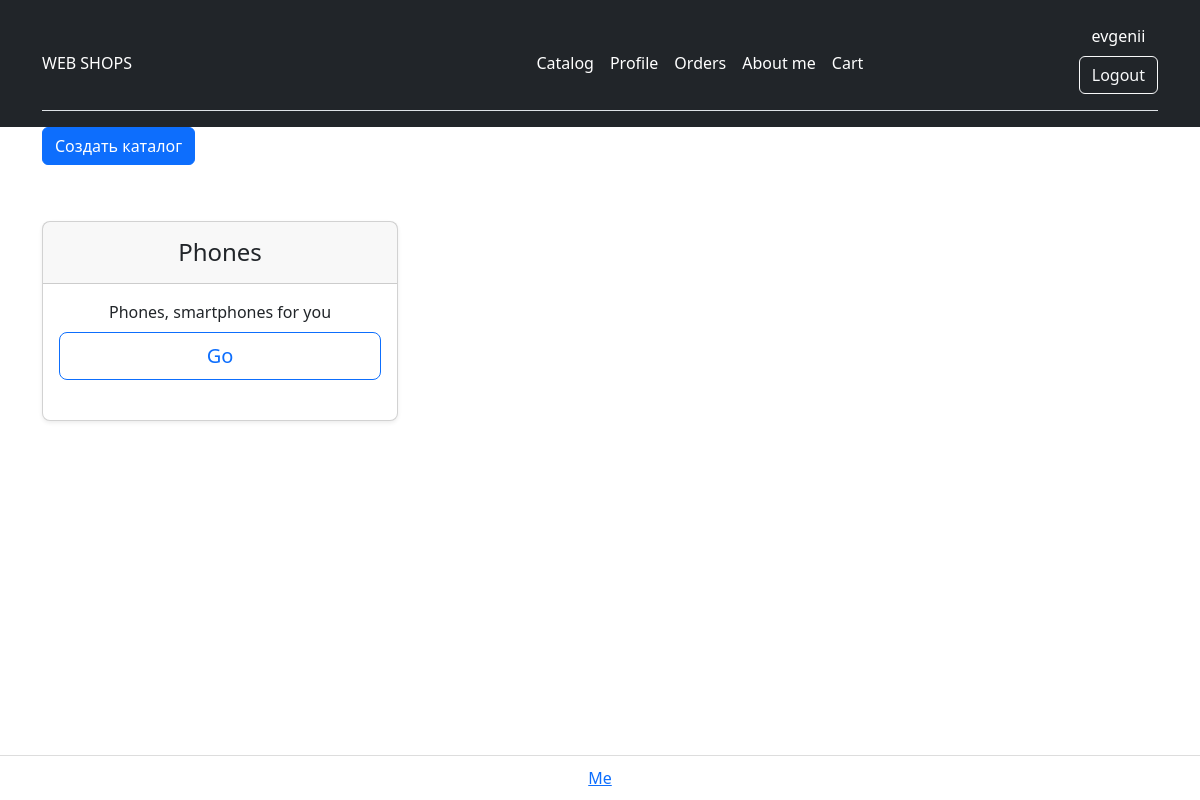
The page / (signed in) on the database its author committed.
### users/models.py (models this page shows, shortened)
class User(AbstractUser):
    phone = models.CharField(max_length=15, blank=True, null=True)  # Добавляем поле для телефона
    address = models.CharField(max_length=255, blank=True, null=True)  # Добавляем поле для адреса

### shop/models.py (models this page shows, shortened)
class Category(models.Model):
    name = models.CharField(verbose_name=_("Name"), max_length=50,unique=True)
    content = models.TextField(verbose_name=_("Content"), max_length=100)
    time_created = models.DateTimeField(verbose_name=_("Time created"), auto_now_add=True)
    time_update = models.DateTimeField(verbose_name=_("Time created"), auto_now=True)
    is_published = models.BooleanField(default=True)

### shop/views.py (the view)
# urls.py: path('', views.IndexView.as_view(), name='index'),
class IndexView(TemplateView):
    template_name = 'shop/index.html'
    extra_context = {
        'head': _('Categories'),
        'button_text': _('Go'),
    }
    def get_context_data(self, **kwargs):
        context = super().get_context_data(**kwargs)
        context['shops'] = models.Category.objects.all()
        return context

### templates/shop/index.html (shortened to what this page needs)
{% extends 'base.html' %}
{% load  django_bootstrap5  %}
{% load i18n %}
{% block content %}
{% if user.is_staff %}
<a class="btn btn-primary mb-3" href="{% url 'category_create' %}">{% trans "Создать каталог" %}</a>
{% endif %}
    <div class="row row-cols-1 row-cols-md-3 mb-3 text-center">
        {% for category in shops %}
        <div class="col mt-3 mb-3">
            <div class="card mb-4 rounded-3 shadow-sm h-100">
                <div class="card-header py-3">
                    <h4 class="my-0 fw-normal">{{ category.name }}</h4>
                </div>
                <div class="card-body">
                    <p class="card-title">{{ category.content }}</p>
                    <a href="{% url 'tovars_list' category.id %}" class="w-100 btn btn-lg btn-outline-primary">
                        Go
                    </a>
                </div>
            </div>
        </div>
        {% endfor %}
    </div>
{% endblock %}

### templates/base.html (shortened to what this page needs)
{% load i18n %}
{% load django_bootstrap5 %}
{% load static %}
<html lang="en">
<head>
    {% bootstrap_css %}
</head>
<body class="d-flex flex-column min-vh-100" text="Вход">
    <header class="p-3 text-bg-dark">
        <div class="container">
            <div class="d-flex flex-wrap align-items-center justify-content-center justify-content-md-between border-bottom">
                <a href="{% url 'index' %}" class="d-flex align-items-center col-md-3 mb-2 mb-md-0 text-white text-decoration-none">
                    {% trans "WEB SHOPS" %}
                </a>
                <nav class="ml-auto">
                    <ul class="nav nav-pills">
                        <li class="nav-item">
                            <a href="{% url 'index' %}" class="nav-link px-2 text-white">{% trans "Catalog" %}</a>
                        </li>
                        {% if user.is_authenticated %}
                            <li class="nav-item">
                                <a href="{% url "users_detail" user.pk %}" class="nav-link px-2 text-white">{% trans "Profile" %}</a>
                            </li>
                            <li class="nav-item">
                                <a href="{% url "orders_list" %}" class="nav-link px-2 text-white">{% trans "Orders" %}</a>
                            </li>
                        {% endif %}
                        <li class="nav-item">
                            <a href="{% url 'about' %}" class="nav-link px-2 text-white">{% trans "About me" %}</a>
                        </li>
                        <li class="nav-item">
                            <a href="{% url 'cart_detail'%}" class="nav-link px-2 text-white">{% trans "Cart" %}</a>
                        </li>
                    </ul>
                </nav>
                <div class="text-center mt-2">
                    {% if user.is_authenticated %}
                        <span class="d-block mb-2">{{ user.username }}</span>
                        <form action="{% url 'logout' %}" method="post">
                          <input class="btn btn-outline-light" type="submit" value="{% trans "Logout" %}">
                        </form>
                    {% else %}
                        <a href="{% url 'login' %}" class="btn btn-outline-light me-2">{% trans "Log-in" %}</a>
                        <a href="{% url 'users_create' %}" class="btn btn-warning">{% trans "Sign-up" %}</a>
                    {% endif %}
                </div>
            </div>
        </div>
    </header>
    <div class="container align-items-center wrapper flex-grow-1">
        {% block content %}
        {% endblock content %}
    </div>
</body>
{% include "footer.html"  %}
</html>

### rows shown on the page
User: username "evgenii"
Category: name "Phones", content "Phones, smartphones for you"
